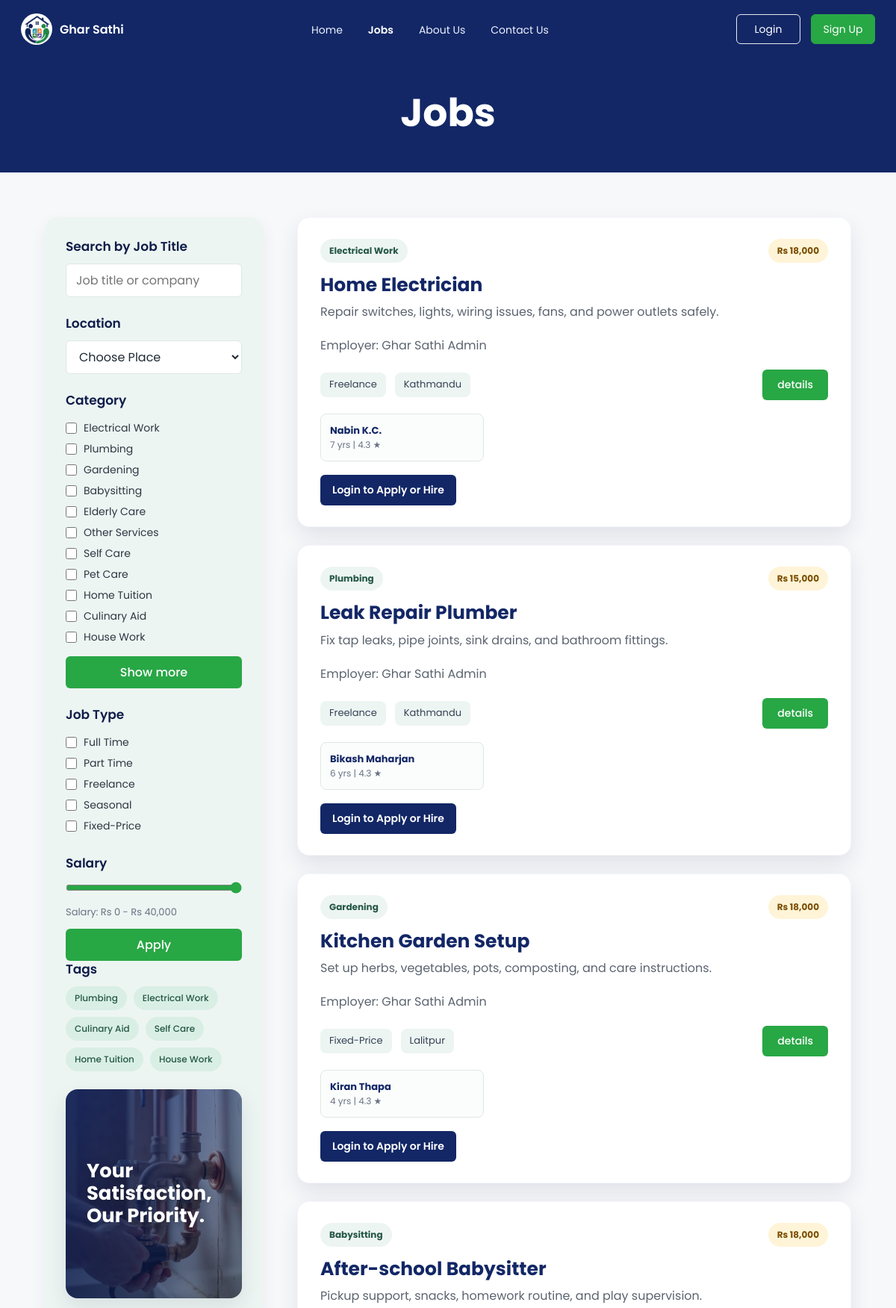
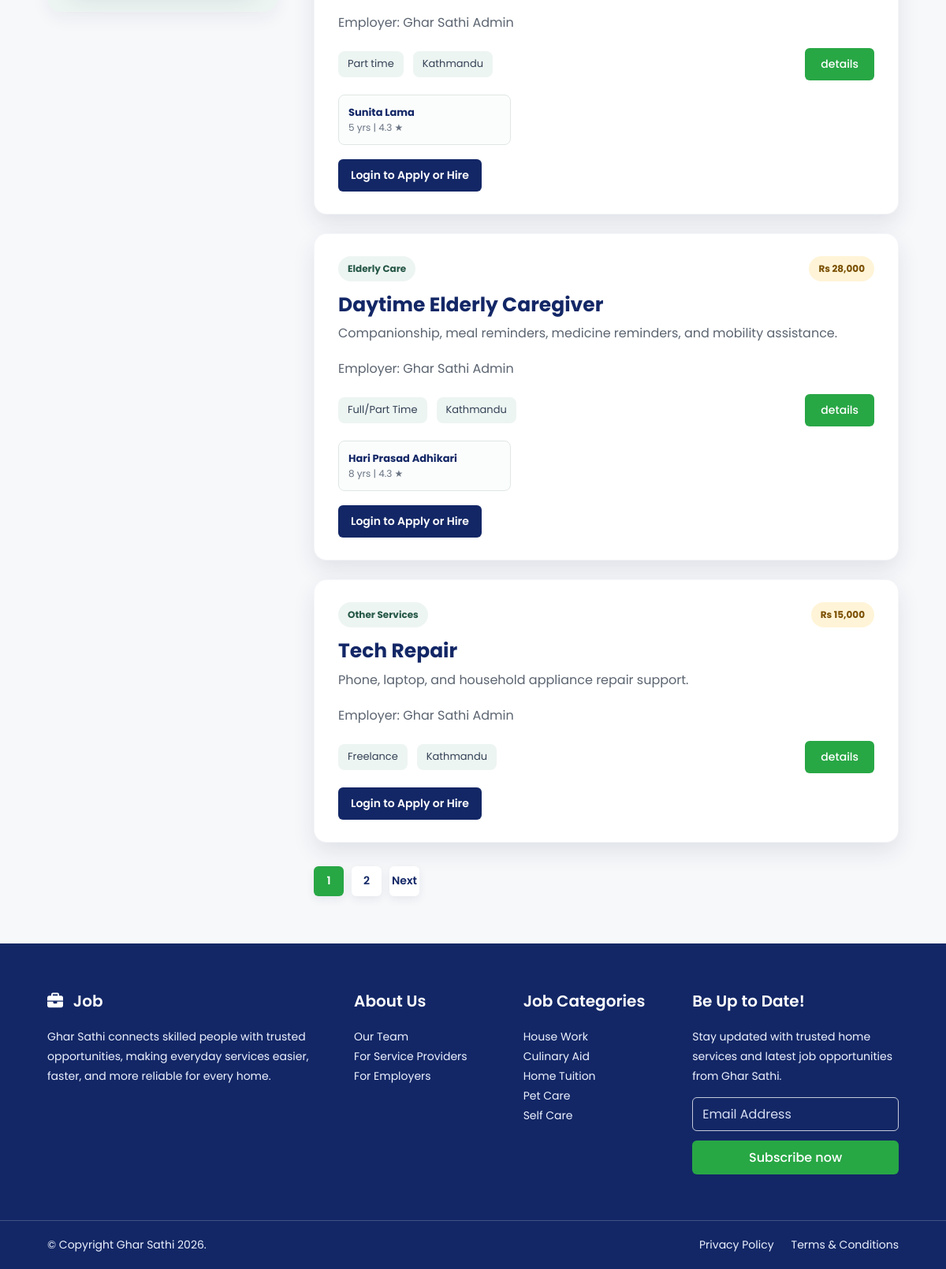
The app's page /JobsPage/jobs.php with its own data (2 pictures, top to bottom).
### tables this page shows
CREATE TABLE IF NOT EXISTS jobs (
    job_id INT AUTO_INCREMENT PRIMARY KEY,
    employer_id INT NOT NULL,
    category_id INT NOT NULL,
    title VARCHAR(150) NOT NULL,
    description TEXT,
    job_type VARCHAR(50),
    salary DECIMAL(10,2) DEFAULT 0,
    location VARCHAR(100),
    created_at TIMESTAMP DEFAULT CURRENT_TIMESTAMP,
    FOREIGN KEY (employer_id) REFERENCES users(user_id) ON DELETE CASCADE,
    FOREIGN KEY (category_id) REFERENCES categories(category_id) ON DELETE CASCADE
);

CREATE TABLE IF NOT EXISTS categories (
    category_id INT AUTO_INCREMENT PRIMARY KEY,
    category_name VARCHAR(100) NOT NULL UNIQUE
);

CREATE TABLE IF NOT EXISTS users (
    user_id INT AUTO_INCREMENT PRIMARY KEY,
    full_name VARCHAR(100) NOT NULL,
    username VARCHAR(50) UNIQUE,
    email VARCHAR(100) UNIQUE NOT NULL,
    phone VARCHAR(20),
    password VARCHAR(255) NOT NULL,
    role ENUM('Employer','Worker','Admin') NOT NULL DEFAULT 'Employer',
    created_at TIMESTAMP DEFAULT CURRENT_TIMESTAMP
);

### JobsPage/jobs.php (the view, shortened to what this page needs)
<?php
require_once __DIR__ . '/../includes/app.php';
$jobs = $fallbackJobs;
$result = mysqli_query(
    $conn,
    'SELECT jobs.job_id, jobs.category_id, jobs.title, jobs.description, jobs.job_type, jobs.salary, jobs.location,
            categories.category_name, users.full_name AS employer_name
     FROM jobs
     INNER JOIN categories ON categories.category_id = jobs.category_id
     INNER JOIN users ON users.user_id = jobs.employer_id
     ORDER BY jobs.job_id DESC'
);
if ($result && mysqli_num_rows($result) > 0) {
    $jobs = [];
    $minutes = 10;
    while ($row = mysqli_fetch_assoc($result)) {
        $jobs[] = [
            'job_id' => (int) $row['job_id'],
            'category_id' => (int) $row['category_id'],
            'time' => 'Recently',
            'title' => $row['title'] ?? '',
            'description' => $row['description'] ?? '',
            'category' => $row['category_name'] ?? '',
            'type' => $row['job_type'] ?? '',
            'salary' => 'Rs ' . number_format((float) ($row['salary'] ?? 0), 0),
            'location' => $row['location'] ?? '',
            'employer' => $row['employer_name'] ?? '',
            'salary_max' => (float) ($row['salary'] ?? 0),
            'minutes' => $minutes,
        ];
        $minutes += 2;
    }
}
$initialSearch = trim($_GET['search'] ?? '');
$initialCategory = trim($_GET['category'] ?? '');
$categoriesForFilter = array_values(array_unique(array_filter(array_map(fn($job) => $job['category'] ?? '', $jobs))));
$user = current_user($conn);
$userRole = $user['role'] ?? '';
?>
<!DOCTYPE html>
<html lang="en">
<head>
<link rel="stylesheet" href="jobs.css">
<link rel="stylesheet" href="https://cdnjs.cloudflare.com/ajax/libs/font-awesome/6.7.1/css/all.min.css">
</head>
<body>
<header class="site-header">
<?php render_navbar($conn, '..', 'jobs'); ?>
<section class="hero"><h1>Jobs</h1></section>
</header>
<main class="jobs-section">
<aside class="filter-box" aria-label="Job filters">
<form id="jobFilterForm">
<div class="filter-group"><h3>Search by Job Title</h3><input id="jobSearch" type="search" placeholder="Job title or company" value="<?php echo e($initialSearch); ?>"></div>
<div class="filter-group">
<h3>Location</h3>
<select id="locationFilter">
<option value="">Choose Place</option>
</select>
</div>
<div class="filter-group">
<h3>Category</h3>
<?php foreach ($categoriesForFilter as $categoryName): ?>
<label><input type="checkbox" name="category" value="<?php echo e($categoryName); ?>" <?php echo $initialCategory === $categoryName ? 'checked' : ''; ?>> <?php echo e($categoryName); ?></label>
<?php endforeach; ?>
<button class="show-btn" type="button">Show more</button>
</div>
<div class="filter-group">
<h3>Job Type</h3>
<label><input type="checkbox" name="type" value="Full/Part Time"> Full Time</label>
<label><input type="checkbox" name="type" value="Part time"> Part Time</label>
<label><input type="checkbox" name="type" value="Freelance"> Freelance</label>
<label><input type="checkbox" name="type" value="Seasonal"> Seasonal</label>
<label><input type="checkbox" name="type" value="Fixed-Price"> Fixed-Price</label>
</div>
<div class="filter-group">
<h3>Salary</h3>
<input id="salaryRange" type="range" min="0" max="40000" value="40000">
<p class="salary-text">Salary: Rs 0 - Rs <span id="salaryValue">40,000</span></p>
<button class="apply-btn" type="submit">Apply</button>
</div>
</form>
<div class="filter-group tags-group">
<h3>Tags</h3>
<div class="tags">
<button type="button" data-tag="Plumbing">Plumbing</button>
<button type="button" data-tag="Electrical Work">Electrical Work</button>
<button type="button" data-tag="Culinary Aid">Culinary Aid</button>
<button type="button" data-tag="Self Care">Self Care</button>
<button type="button" data-tag="Home Tuition">Home Tuition</button>
<button type="button" data-tag="House Work">House Work</button>
</div>
</div>
<div class="priority-panel" aria-label="Ghar Sathi promise"><p>Your<br>Satisfaction,<br>Our Priority.</p></div>
</aside>
<section class="job-container" aria-label="Available jobs">
<div class="job-list" id="jobList">
<?php foreach ($jobs as $index => $job): ?>
<?php
$jobId = (int) ($job['job_id'] ?? 0);
$verifiedWorkers = fetch_workers_for_category($conn, (int) ($job['category_id'] ?? 0), 3);
?>
<article class="job-card" data-page="<?php echo $index < 6 ? '1' : '2'; ?>" data-title="<?php echo e($job['title']); ?>" data-category="<?php echo e($job['category']); ?>" data-type="<?php echo e($job['type']); ?>" data-location="<?php echo e($job['location']); ?>" data-salary="<?php echo e($job['salary_max']); ?>" data-minutes="<?php echo e($job['minutes']); ?>" <?php echo $index < 6 ? '' : 'hidden'; ?>>
<div class="job-card-head"><span class="category-badge"><?php echo e($job['category']); ?></span><span class="salary-badge"><?php echo e($job['salary']); ?></span></div>
<h2><?php echo e($job['title']); ?></h2>
<p><?php echo e($job['description']); ?></p>
<p class="job-employer">Employer: <?php echo e($job['employer'] ?? 'Ghar Sathi'); ?></p>
<div class="job-info">
<span><?php echo e($job['type']); ?></span>
<span><?php echo e($job['location']); ?></span>
<a href="../DetailsPage/details.php?id=<?php echo $jobId; ?>">details</a>
</div>
<?php if ($verifiedWorkers): ?>
<div class="worker-strip" aria-label="Available workers">
<?php foreach ($verifiedWorkers as $worker): ?>
<div class="mini-worker">
<div><strong><?php echo e($worker['full_name']); ?></strong><span><?php echo e($worker['experience_years']); ?> yrs | <?php echo e(number_format((float) $worker['avg_rating'], 1)); ?> ★</span></div>
</div>
<?php endforeach; ?>
</div>
<?php endif; ?>
<div class="job-actions">
<?php if (!$user): ?>
<a class="secondary-action" href="../LoginPage/login.html">Login to Apply or Hire</a>
<?php elseif ($userRole === 'Worker'): ?>
<a class="secondary-action" href="../AboutUsPage/apply_resume.php?job_id=<?php echo $jobId; ?>">Apply Job</a>
<?php else: ?>
<a class="secondary-action" href="../dasboard/dashboard.php">Manage in Dashboard</a>
<?php endif; ?>
</div>
</article>
<?php endforeach; ?>
</div>
<nav class="pagination" aria-label="Job pages">
<a class="active" href="#" data-page-link="1">1</a>
<a href="#" data-page-link="2">2</a>
<a href="#" data-page-link="next">Next</a>
</nav>
</section>
</main>
<?php render_footer('..'); ?>
</body>
</html>

### includes/app.php (shortened to what this page needs)
<?php
function e($value) {
    return htmlspecialchars((string) $value, ENT_QUOTES, 'UTF-8');
}
function project_path(string $base, string $path): string {
    return rtrim($base, '/') . '/' . ltrim($path, '/');
}
function fetch_workers_for_category(mysqli $conn, int $categoryId, int $limit = 6): array {
    $stmt = mysqli_prepare($conn, "SELECT users.user_id, users.full_name, users.email, users.phone,
            worker_profiles.skills, worker_profiles.experience_years, worker_profiles.profile_image,
            worker_profiles.current_status,
            COALESCE(AVG(reviews.rating), 0) AS avg_rating,
            COUNT(reviews.review_id) AS total_reviews
        FROM users
        INNER JOIN worker_profiles ON worker_profiles.worker_id = users.user_id
        INNER JOIN worker_categories ON worker_categories.worker_id = users.user_id
        LEFT JOIN reviews ON reviews.worker_id = users.user_id OR reviews.reviewee_id = users.user_id
        WHERE users.role = 'Worker'
          AND worker_profiles.verification_status = 'Approved'
          AND worker_categories.category_id = ?
        GROUP BY users.user_id
        ORDER BY avg_rating DESC, worker_profiles.experience_years DESC, users.full_name
        LIMIT ?");
    mysqli_stmt_bind_param($stmt, 'ii', $categoryId, $limit);
    mysqli_stmt_execute($stmt);
    $result = mysqli_stmt_get_result($stmt);
    $rows = [];
    while ($row = $result ? mysqli_fetch_assoc($result) : null) {
        $rows[] = $row;
    }
    return $rows;
}
function current_user(mysqli $conn): ?array {
    if (empty($_SESSION['user_id'])) {
        return null;
    }
    $stmt = mysqli_prepare($conn, 'SELECT user_id, full_name, username, email, phone, role FROM users WHERE user_id = ? LIMIT 1');
    mysqli_stmt_bind_param($stmt, 'i', $_SESSION['user_id']);
    mysqli_stmt_execute($stmt);
    $result = mysqli_stmt_get_result($stmt);
    $user = $result ? mysqli_fetch_assoc($result) : null;
    return $user ?: null;
}
function render_navbar(mysqli $conn, string $base = '..', string $active = ''): void {
    $user = current_user($conn);
    $home = project_path($base, 'Homepage/homepage.php');
    $jobs = project_path($base, 'JobsPage/jobs.php');
    $about = project_path($base, 'AboutUsPage/aboutus.php');
    $contact = project_path($base, 'ContactUsPage/contactus.php');
    $dashboard = project_path($base, 'dasboard/dashboard.php');
    $logout = project_path($base, 'LoginPage/logout.php');
    $login = project_path($base, 'LoginPage/login.html');
    $signup = project_path($base, 'SignupPage/signup.html');
    $logo = project_path($base, 'images/logo.png');
    $dashboardLabel = 'Dashboard';
    ?>
    <nav class="navbar">
        <a class="logo" href="<?php echo e($home); ?>">
            <img src="<?php echo e($logo); ?>" alt="Ghar Sathi logo">
            <span>Ghar Sathi</span>
        </a>
        <ul class="nav-links" id="navLinks">
            <li><a class="<?php echo $active === 'home' ? 'active' : ''; ?>" href="<?php echo e($home); ?>">Home</a></li>
            <li><a class="<?php echo $active === 'jobs' ? 'active' : ''; ?>" href="<?php echo e($jobs); ?>">Jobs</a></li>
            <li><a class="<?php echo $active === 'about' ? 'active' : ''; ?>" href="<?php echo e($about); ?>">About Us</a></li>
            <li><a class="<?php echo $active === 'contact' ? 'active' : ''; ?>" href="<?php echo e($contact); ?>">Contact Us</a></li>
        </ul>
        <div class="auth-buttons nav-buttons">
            <?php if ($user): ?>
                <a class="signup-btn dashboard-icon" href="<?php echo e($dashboard); ?>" title="<?php echo e($dashboardLabel); ?>" aria-label="<?php echo e($dashboardLabel); ?>"><i class="fa-solid fa-table-cells-large"></i></a>
                <a class="login-btn" href="<?php echo e($logout); ?>">Logout</a>
            <?php else: ?>
                <a class="login-btn" href="<?php echo e($login); ?>">Login</a>
                <a class="signup-btn" href="<?php echo e($signup); ?>">Sign Up</a>
            <?php endif; ?>
        </div>
    </nav>
    <?php
}
function render_footer(string $base = '..', string $redirect = 'Homepage/homepage.php'): void {
    $subscribe = project_path($base, 'ContactUsPage/subscribe.php');
    ?>
    <footer>
    <div class="footer-container">
    <div class="footer-column">
    <h3><i class="fa-solid fa-briefcase"></i> Job</h3>
    <p>Ghar Sathi connects skilled people with trusted opportunities, making everyday services easier, faster, and more reliable for every home.</p>
    </div>
    <div class="footer-column"><h3>About Us</h3><ul><li>Our Team</li><li>For Service Providers</li><li>For Employers</li></ul></div>
    <div class="footer-column"><h3>Job Categories</h3><ul><li>House Work</li><li>Culinary Aid</li><li>Home Tuition</li><li>Pet Care</li><li>Self Care</li></ul></div>
    <div class="footer-column">
    <h3>Be Up to Date!</h3>
    <p>Stay updated with trusted home services and latest job opportunities from Ghar Sathi.</p>
    <form class="subscribe-form" action="<?php echo e($subscribe); ?>" method="POST"><input type="email" name="email" placeholder="Email Address" aria-label="Email Address" required><input type="hidden" name="redirect" value="<?php echo e($redirectPath); ?>"><button type="submit">Subscribe now</button></form>
    </div>
    </div>
    <div class="footer-bottom">
    <p>&copy; Copyright Ghar Sathi 2026.</p>
    <div><a href="#">Privacy Policy</a><a href="#">Terms &amp; Conditions</a></div>
    </div>
    </footer>
    <?php
}
?>

### records on screen
jobs: category.category_name "Electrical Work", salary "Rs 18,000", title "Home Electrician", description "Repair switches, lights, wiring issues, fans, and power outlets safely.", employer.full_name "Ghar Sathi Admin", job_type "Freelance", location "Kathmandu"
users: full_name "Nabin K.C.", experience_years "7", avg_rating "4.3"
jobs: category.category_name "Plumbing", salary "Rs 15,000", title "Leak Repair Plumber", description "Fix tap leaks, pipe joints, sink drains, and bathroom fittings.", employer.full_name "Ghar Sathi Admin", job_type "Freelance", location "Kathmandu"
users: full_name "Bikash Maharjan", experience_years "6", avg_rating "4.3"
jobs: category.category_name "Gardening", salary "Rs 18,000", title "Kitchen Garden Setup", description "Set up herbs, vegetables, pots, composting, and care instructions.", employer.full_name "Ghar Sathi Admin", job_type "Fixed-Price", location "Lalitpur"
users: full_name "Kiran Thapa", experience_years "4", avg_rating "4.3"
jobs: category.category_name "Babysitting", salary "Rs 18,000", title "After-school Babysitter", description "Pickup support, snacks, homework routine, and play supervision.", employer.full_name "Ghar Sathi Admin", job_type "Part time", location "Kathmandu"
users: full_name "Sunita Lama", experience_years "5", avg_rating "4.3"
jobs: category.category_name "Elderly Care", salary "Rs 28,000", title "Daytime Elderly Caregiver", description "Companionship, meal reminders, medicine reminders, and mobility assistance.", employer.full_name "Ghar Sathi Admin", job_type "Full/Part Time", location "Kathmandu"
users: full_name "Hari Prasad Adhikari", experience_years "8", avg_rating "4.3"
jobs: category.category_name "Other Services", salary "Rs 15,000", title "Tech Repair", description "Phone, laptop, and household appliance repair support.", employer.full_name "Ghar Sathi Admin", job_type "Freelance", location "Kathmandu"

### other values on screen
$categoryName "Electrical Work"
$categoryName "Plumbing"
$categoryName "Gardening"
$categoryName "Babysitting"
$categoryName "Elderly Care"
$categoryName "Other Services"
$categoryName "Self Care"
$categoryName "Pet Care"
$categoryName "Home Tuition"
$categoryName "Culinary Aid"
$categoryName "House Work"
